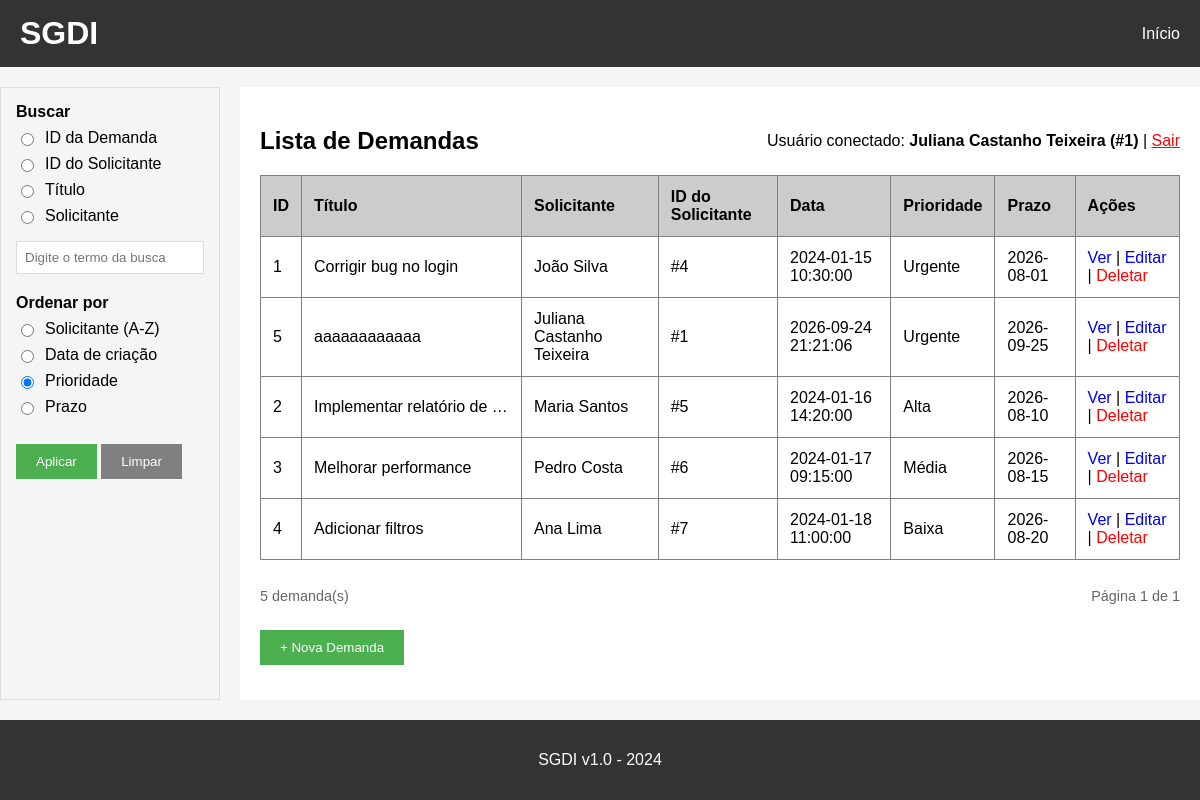
/ (signed in), run on an earlier commit of the app's database.
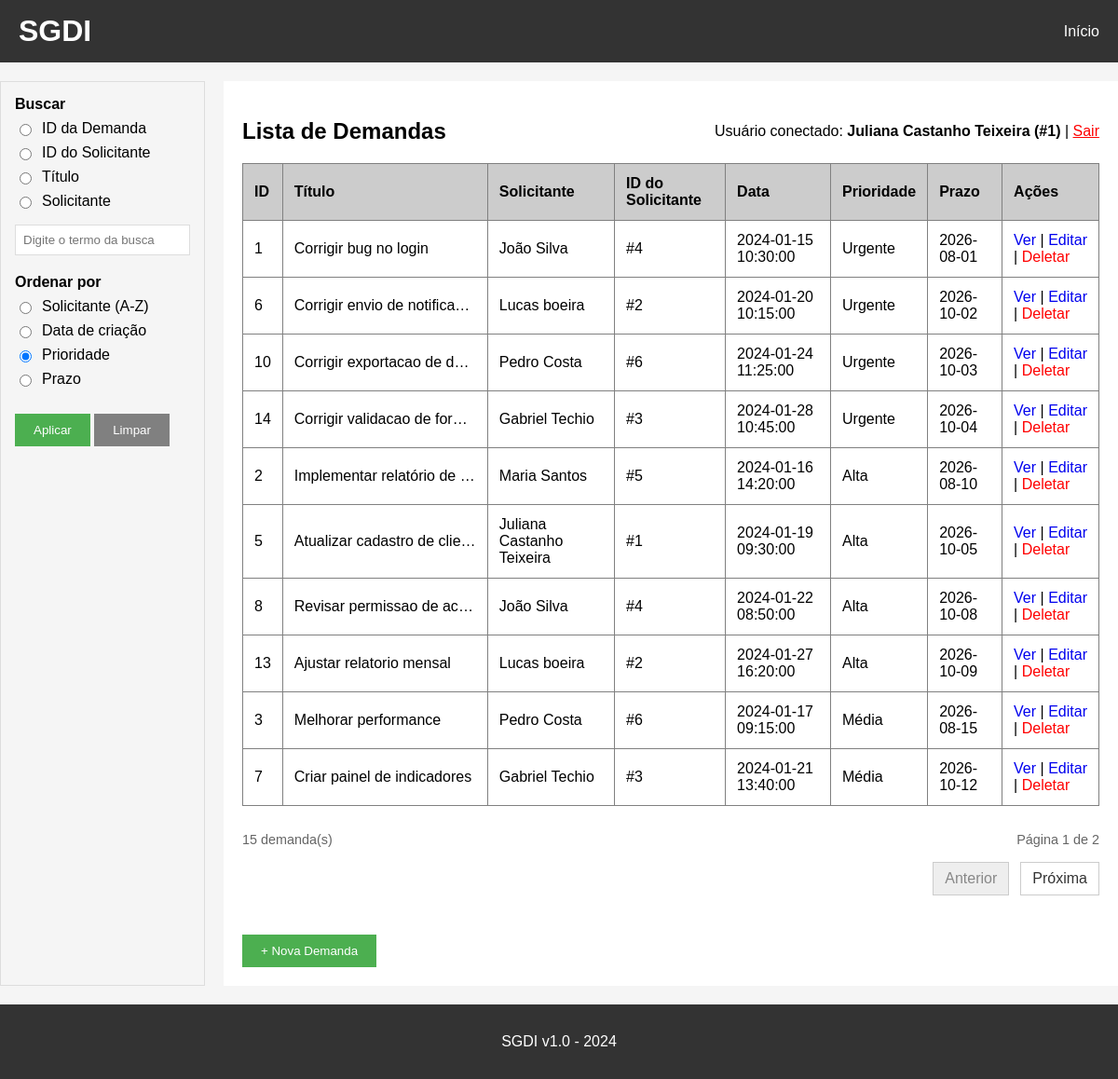
And on a later commit of the database.
### tables this page shows
CREATE TABLE demandas (
    id INTEGER PRIMARY KEY AUTOINCREMENT,
    titulo TEXT NOT NULL,
    descricao TEXT,
    solicitante TEXT,
    solicitante_id INTEGER,
    data_criacao TEXT,
    prioridade TEXT,
    prazo TEXT,
    FOREIGN KEY (solicitante_id) REFERENCES solicitantes (id)
);

### app.py (the view)
@app.route('/')
def index():
    tipo_busca = request.args.get('tipo_busca', '')
    termo = request.args.get('termo', '').strip()
    ordenar = request.args.get('ordenar', 'prioridade')
    pagina = max(request.args.get('pagina', 1, type=int) or 1, 1)
    itens_por_pagina = 10
    if ordenar not in ORDENACOES:
        ordenar = 'prioridade'
    condicao = '1=1'
    parametros = []
    if tipo_busca in ('id_demanda', 'id_solicitante', 'titulo', 'solicitante'):
        if not termo:
            flash('Digite um termo para buscar.')
            tipo_busca = ''
        elif caracteres_invalidos(termo):
            flash('A busca não pode conter caracteres especiais.')
            tipo_busca = ''
        elif tipo_busca == 'id_demanda':
            condicao, parametros = "CAST(id AS TEXT) LIKE ?", [f'{termo}%']
        elif tipo_busca == 'id_solicitante':
            condicao, parametros = "CAST(solicitante_id AS TEXT) = ?", [termo]
        elif tipo_busca == 'titulo':
            condicao, parametros = "LOWER(titulo) LIKE LOWER(?)", [f'%{termo}%']
        else:  # solicitante (busca por nome)
            condicao, parametros = "LOWER(solicitante) LIKE LOWER(?)", [f'%{termo}%']
    else:
        tipo_busca = ''
    conn = get_db()
    cursor = conn.cursor()
    total_demandas = cursor.execute(
        f"SELECT COUNT(*) FROM demandas WHERE {condicao}", parametros
    ).fetchone()[0]
    total_paginas = max((total_demandas + itens_por_pagina - 1) // itens_por_pagina, 1)
    pagina = min(pagina, total_paginas)
    query = (
        f"SELECT * FROM demandas WHERE {condicao} "
        f"ORDER BY {ORDENACOES[ordenar]} LIMIT ? OFFSET ?"
    )
    parametros_paginacao = parametros + [itens_por_pagina, (pagina - 1) * itens_por_pagina]
    demandas = cursor.execute(query, parametros_paginacao).fetchall()
    conn.close()
    return render_template(
        'index.html', demandas=demandas,
        ordenar=ordenar, tipo_busca=tipo_busca, termo=termo,
        pagina=pagina, total_paginas=total_paginas, total_demandas=total_demandas
    )

### app.py (called while the page is built)
def get_db():
    conn = sqlite3.connect('demandas.db')
    conn.row_factory = sqlite3.Row
    return conn

@app.before_request
def verificar_login():
    if 'email' not in session and request.endpoint not in ['login', 'logout', 'static']:
        return redirect(url_for('login'))

### templates/index.html
{% extends "base.html" %}
{% block sidebar %}
<aside class="filtros-sidebar">
    <form method="GET" action="/">
        <fieldset>
            <legend>Buscar</legend>
            <div class="filtro-opcao">
                <input type="radio" name="tipo_busca" id="tb_id_demanda" value="id_demanda"
                       {% if tipo_busca == 'id_demanda' %}checked{% endif %}>
                <label for="tb_id_demanda">ID da Demanda</label>
            </div>
            <div class="filtro-opcao">
                <input type="radio" name="tipo_busca" id="tb_id_solicitante" value="id_solicitante"
                       {% if tipo_busca == 'id_solicitante' %}checked{% endif %}>
                <label for="tb_id_solicitante">ID do Solicitante</label>
            </div>
            <div class="filtro-opcao">
                <input type="radio" name="tipo_busca" id="tb_titulo" value="titulo"
                       {% if tipo_busca == 'titulo' %}checked{% endif %}>
                <label for="tb_titulo">Título</label>
            </div>
            <div class="filtro-opcao">
                <input type="radio" name="tipo_busca" id="tb_solicitante" value="solicitante"
                       {% if tipo_busca == 'solicitante' %}checked{% endif %}>
                <label for="tb_solicitante">Solicitante</label>
            </div>
            <input type="text" name="termo" value="{{ termo or '' }}" placeholder="Digite o termo da busca">
        </fieldset>
        <fieldset>
            <legend>Ordenar por</legend>
            <div class="filtro-opcao">
                <input type="radio" name="ordenar" id="or_solicitante" value="solicitante"
                       {% if ordenar == 'solicitante' %}checked{% endif %}>
                <label for="or_solicitante">Solicitante (A-Z)</label>
            </div>
            <div class="filtro-opcao">
                <input type="radio" name="ordenar" id="or_data" value="data"
                       {% if ordenar == 'data' %}checked{% endif %}>
                <label for="or_data">Data de criação</label>
            </div>
            <div class="filtro-opcao">
                <input type="radio" name="ordenar" id="or_prioridade" value="prioridade"
                       {% if ordenar == 'prioridade' %}checked{% endif %}>
                <label for="or_prioridade">Prioridade</label>
            </div>
            <div class="filtro-opcao">
                <input type="radio" name="ordenar" id="or_prazo" value="prazo"
                       {% if ordenar == 'prazo' %}checked{% endif %}>
                <label for="or_prazo">Prazo</label>
            </div>
        </fieldset>
        <button type="submit">Aplicar</button>
        <a href="/"><button type="button">Limpar</button></a>
    </form>
</aside>
{% endblock %}
{% block content %}
<div class="flex-between">
    <h2>Lista de Demandas</h2>
    <p>
        Usuário conectado: <strong>{{ session['usuario'] }} (#{{ session['usuario_id'] }})</strong>
        | <a href="{{ url_for('logout') }}" class="text-danger">Sair</a>
    </p>
</div>
<div class="table-responsive">
    <table border="1" cellpadding="10" cellspacing="0" width="100%">
        <thead>
            <tr bgcolor="#cccccc">
                <th>ID</th>
                <th>Título</th>
                <th>Solicitante</th>
                <th>ID do Solicitante</th>
                <th>Data</th>
                <th>Prioridade</th>
                <th>Prazo</th>
                <th>Ações</th>
            </tr>
        </thead>
        <tbody>
            {% for demanda in demandas %}
            <tr>
                <td>{{ demanda[0] }}</td>
                <td class="coluna-titulo" title="{{ demanda[1] }}">{{ demanda[1] }}</td>
                <td>{{ demanda[3] }}</td>
                <td>#{{ demanda[4] }}</td>
                <td>{{ demanda[5] }}</td>
                <td>{{ demanda[6] }}</td>
                <td>{{ demanda[7] }}</td>
                <td>
                    <a href="/detalhes/{{ demanda[0] }}">Ver</a>
                    |
                    <a href="/editar/{{ demanda[0] }}">Editar</a>
                    |
                    <a href="/deletar/{{ demanda[0] }}" class="text-danger">Deletar</a>
                </td>
            </tr>
            {% endfor %}
        </tbody>
    </table>
</div>
<div class="pagination-summary">
    <span>{{ total_demandas }} demanda(s)</span>
    <span>Página {{ pagina }} de {{ total_paginas }}</span>
</div>
{% if total_paginas > 1 %}
<nav class="pagination" aria-label="Paginação das demandas">
    {% if pagina > 1 %}
    <a href="{{ url_for('index', pagina=pagina - 1, tipo_busca=tipo_busca, termo=termo, ordenar=ordenar) }}" rel="prev">Anterior</a>
    <span>Página {{ pagina }} de {{ total_paginas }}</span>
    {% else %}
    <span class="pagination-disabled" aria-disabled="true">Anterior</span>
    {% endif %}
    {% if pagina < total_paginas %}
    <a href="{{ url_for('index', pagina=pagina + 1, tipo_busca=tipo_busca, termo=termo, ordenar=ordenar) }}" rel="next">Próxima</a>
    {% else %}
    <span class="pagination-disabled" aria-disabled="true">Próxima</span>
    {% endif %}
</nav>
{% endif %}
<br>
<a href="/nova_demanda"><button>+ Nova Demanda</button></a>
{% endblock %}

### templates/base.html (shortened to what this page needs)
<!DOCTYPE html>
<html>
<head>
    <link rel="stylesheet" href="{{ url_for('static', filename='style.css') }}">
</head>
<body>
    <div class="header">
        <h1>SGDI</h1>
        {% if session.get('email') %}
        <div class="menu">
            <a href="/">Início</a>
        </div>
        {% endif %}
    </div>
    <div class="page-layout">
        {% block sidebar %}{% endblock %}
        <div class="container {% block container_class %}{% endblock %}">
            {% block content %}{% endblock %}
        </div>
    </div>
    <div class="footer">
        <p>SGDI v1.0 - 2024</p>
    </div>
</body>
</html>

### static/style.css (style rules this page uses)
* { box-sizing: border-box; }
body { font-family: Arial, sans-serif; background-color: #f5f5f5; padding: 0; margin: 0; display: flex; flex-direction: column; min-height: 100vh; }
.header { background-color: #333; color: white; padding: 15px 20px; display: flex; flex-wrap: wrap; justify-content: space-between; align-items: center; gap: 15px; }
.header h1 { margin: 0; }
.menu { display: flex; flex-wrap: wrap; align-items: center; gap: 15px; }
.menu a { color: white; text-decoration: none; }
.page-layout { display: flex; gap: 20px; max-width: 1200px; margin: 20px auto; width: 100%; flex: 1; }
.container { background: white; padding: 20px; flex: 1; width: 100%; min-width: 0; }
.footer { background-color: #333; color: white; text-align: center; padding: 15px; width: 100%; margin-top: auto; }
button { background-color: #4CAF50; color: white; padding: 10px 20px; border: none; cursor: pointer; }
button[type="button"] { background-color: #808080; }
table { border-collapse: collapse; width: 100%; margin-bottom: 20px; }
th, td { padding: 12px; text-align: left; }
table a { text-decoration: none; }
form div { margin-bottom: 10px; }
input[type="text"], input[type="email"], input[type="password"], textarea { padding: 8px; border: 1px solid #ddd; max-width: 100%; }
.table-responsive { overflow-x: auto; }
.pagination-summary, .pagination { display: flex; align-items: center; justify-content: space-between; gap: 12px; }
.pagination-summary { color: #666; font-size: 0.9rem; margin: 8px 0; }
.pagination { justify-content: flex-end; margin: 16px 0 24px; }
.pagination a, .pagination-disabled { padding: 8px 12px; border: 1px solid #ccc; text-decoration: none; }
.pagination a { color: #333; background: white; }
.pagination-disabled { color: #888; background: #eee; }
.filtros-sidebar { flex: 0 0 220px; background: #f5f5f5; border: 1px solid #ddd; padding: 15px; }
.filtros-sidebar fieldset { border: none; padding: 0; margin: 0 0 20px 0; }
.filtros-sidebar legend { font-weight: bold; padding: 0; margin-bottom: 8px; }
.filtro-opcao { display: flex; align-items: center; gap: 8px; margin-bottom: 8px; }
.filtro-opcao label { cursor: pointer; }
.filtros-sidebar input[type="text"] { width: 100%; margin-top: 8px; }
.flex-between { display: flex; justify-content: space-between; align-items: center; }
.text-danger { color: red; }
.coluna-titulo { max-width: 220px; white-space: nowrap; overflow: hidden; text-overflow: ellipsis; }

What changed in the data, as far as the page shows it:
no longer on this page (row unchanged): demandas: id "4", titulo "Adicionar filtros", solicitante "Ana Lima", solicitante "7", data_criacao "2024-01-18 11:00:00", prioridade "Baixa", prazo "2026-08-20"
changed demandas "Juliana Castanho Teixeira": titulo "aaaaaaaaaaaa" → "Atualizar cadastro de clie…"; data_criacao "2026-09-24 21:21:06" → "2024-01-19 09:30:00"; prioridade "Urgente" → "Alta"; prazo "2026-09-25" → "2026-10-05"
added demandas: id "6", titulo "Corrigir envio de notifica…", solicitante "Lucas boeira", solicitante "2", data_criacao "2024-01-20 10:15:00", prioridade "Urgente", prazo "2026-10-02"
added demandas: id "10", titulo "Corrigir exportacao de d…", solicitante "Pedro Costa", solicitante "6", data_criacao "2024-01-24 11:25:00", prioridade "Urgente", prazo "2026-10-03"
added demandas: id "14", titulo "Corrigir validacao de for…", solicitante "Gabriel Techio", solicitante "3", data_criacao "2024-01-28 10:45:00", prioridade "Urgente", prazo "2026-10-04"
shown differently, row unchanged: demandas "Maria Santos": moves up the list
added demandas: id "8", titulo "Revisar permissao de ac…", solicitante "João Silva", solicitante "4", data_criacao "2024-01-22 08:50:00", prioridade "Alta", prazo "2026-10-08"
added demandas: id "13", titulo "Ajustar relatorio mensal", solicitante "Lucas boeira", solicitante "2", data_criacao "2024-01-27 16:20:00", prioridade "Alta", prazo "2026-10-09"
added demandas: id "7", titulo "Criar painel de indicadores", solicitante "Gabriel Techio", solicitante "3", data_criacao "2024-01-21 13:40:00", prioridade "Média", prazo "2026-10-12"
Also different on the page:
{{ total_demandas }}: "5" → "15"
{{ total_paginas }}: "1" → "2"
text now shown: "Anterior Próxima"
